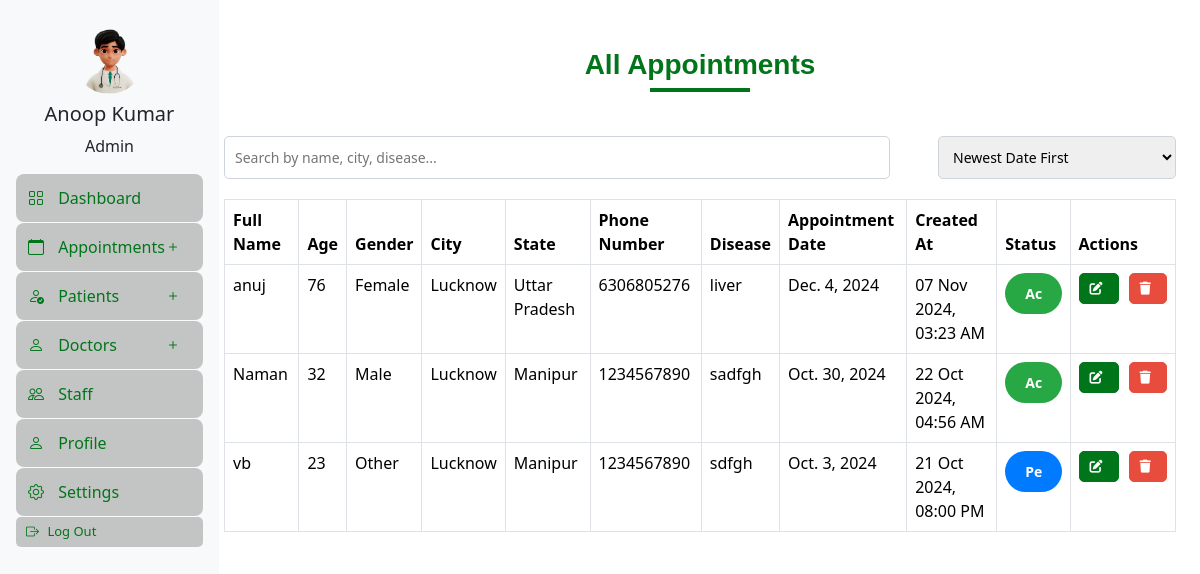
Screenshot of /all_appointments/ with the database file from the repository.
### enquiry_management/models.py (models this page shows, shortened)
class Appointment(models.Model):
    full_name = models.CharField(max_length=255)
    age = models.PositiveIntegerField()
    city = models.CharField(max_length=100)
    state = models.CharField(max_length=100)
    phone_number = models.CharField(max_length=10)
    appointment_date = models.DateField()
    disease = models.TextField(blank=True)
    message = models.TextField(blank=True)
    gender = models.CharField(max_length=10, choices=GENDER_CHOICES)
    created_at = models.DateTimeField(auto_now_add=True)
    status = models.CharField(max_length=20, default='Pending')  # Status field

### enquiry_management/views.py (the view)
# urls.py: path('all_appointments/', views.all_appointments, name='all_appointments'),
def all_appointments(request):
    appointments = Appointment.objects.all().order_by('-appointment_date')
    return render(request, 'all_appointments.html', {'appointments': appointments})

### enquiry_management/templates/all_appointments.html (shortened to what this page needs)
{% extends 'doc_panel.html' %}
{% block doc_panel %}
<link rel="stylesheet" href="https://cdnjs.cloudflare.com/ajax/libs/font-awesome/6.6.0/css/all.min.css"
 />
<div class="container mt-5">
    <div class="text-center mb-4">
        <h2>All Appointments</h2>
    </div>
    <div class="search-sort">
        <input type="text" id="searchInput" placeholder="Search by name, city, disease..." onkeyup="filterTable()">
        <select id="sortSelect" onchange="sortTable()">
            <option value="newest" selected>Newest Date First</option>
        </select>
    </div>
    <div class="table-responsive">
        <table class="table table-bordered table-hover" id="appointmentsTable">
            <thead class="thead-dark">
                <tr>
                    <th>Full Name</th>
                    <th>Age</th>
                    <th>Gender</th>
                    <th>City</th>
                    <th>State</th>
                    <th>Phone Number</th>
                    <th>Disease</th>
                    <th>Appointment Date</th>
                    <th>Created At</th>
                    <th>Status</th>
                    <th>Actions</th>
                </tr>
            </thead>
            <tbody>
                {% for appointment in appointments %}
                    <tr>
                        <td>{{ appointment.full_name }}</td>
                        <td>{{ appointment.age }}</td>
                        <td>{{ appointment.gender }}</td>
                        <td>{{ appointment.city }}</td>
                        <td>{{ appointment.state }}</td>
                        <td>{{ appointment.phone_number }}</td>
                        <td>{{ appointment.disease }}</td>
                        <td>{{ appointment.appointment_date }}</td>
                        <td>{{ appointment.created_at|date:"d M Y, h:i A" }}</td>
                        <td class="status-{{ appointment.status|lower }}">
                            <form method="POST" action="{% url 'update_status' appointment.id %}" style="display: inline;">
                                <select name="status" class="form-control mb-2" onchange="this.form.submit()">
                                    <option value="Pending" {% if appointment.status == 'Pending' %}selected{% endif %}>Pending</option>
                                    <option value="Accepted" {% if appointment.status == 'Accepted' %}selected{% endif %}>Accepted</option>
                                </select>
                            </form>
                        </td>
                        <td>
                            <div class="action-buttons">
                                <a href="{% url 'edit_appointment' appointment.id %}" class="btn btn-primary btn-sm"
                                    data-bs-toggle="tooltip" data-bs-placement="top" title="Edit Appointment"><i
                                    class="fa-solid fa-pen-to-square"></i></a>
                                <button class="btn btn-danger btn-sm" data-bs-toggle="modal" data-bs-target="#deleteModal{{ appointment.id }}" title="Delete Appointment">
                                    <i class="fa-solid fa-trash"></i>
                                </button>
                            </div>
                        </td>
                    </tr>
                {% endfor %}
            </tbody>
        </table>
    </div>
</div>
{% endblock %}

### enquiry_management/templates/doc_panel.html (shortened to what this page needs)
<!doctype html>
<html lang="en">
{% load static %}
<head>
    <link href="https://cdn.jsdelivr.net/npm/bootstrap@5.3.3/dist/css/bootstrap.min.css" rel="stylesheet"
>
    <link href="https://cdnjs.cloudflare.com/ajax/libs/bootstrap-icons/1.8.1/font/bootstrap-icons.min.css"
        rel="stylesheet">
</head>
<body>
    <div class="container-fluid">
        <div class="row">
            <div class="col-md-2 p-0">
                <div class="d-flex flex-column bg-light sidebar d-none d-sm-block"
                    style=" height: 100vh; position: fixed;">
                    <div class="text-center pt-4">
                        <img src="{% static 'images/doc_male.png' %}" alt="Profile" class="rounded-circle" width="70"
                            height="70">
                        <h5 class="mt-2">Anoop Kumar</h5>
                        <p>Admin</p>
                    </div>
                    <ul class="nav flex-column p-3 pt-0">
                        <li class="nav-item">
                            <a class="nav-link" href="{% url 'doc_dashboard' %}">
                                <i class="bi bi-grid"></i> Dashboard
                            </a>
                        </li>
                        <li class="nav-item">
                            <a class="nav-link collapsed" href="#appointmentsSubMenu" data-bs-toggle="collapse"
                                role="button" aria-expanded="false" onclick="toggleIcon(this)">
                                <i class="bi bi-calendar"></i> Appointments <i class="bi bi-plus float-end"></i>
                            </a>
                        </li>
                        <li class="nav-item">
                            <a class="nav-link collapsed" href="#patientsSubMenu" data-bs-toggle="collapse"
                                role="button" aria-expanded="false" onclick="toggleIcon(this)">
                                <i class="bi bi-person-check"></i> Patients <i class="bi bi-plus float-end"></i>
                            </a>
                        </li>
                        <li class="nav-item">
                            <a class="nav-link collapsed" href="#doctorsSubMenu" data-bs-toggle="collapse" role="button"
                                aria-expanded="false" onclick="toggleIcon(this)">
                                <i class="bi bi-person"></i> Doctors <i class="bi bi-plus float-end"></i>
                            </a>
                        </li>
                        <li class="nav-item">
                            <a class="nav-link" href="#">
                                <i class="bi bi-people"></i> Staff
                            </a>
                        </li>
                        <li class="nav-item">
                            <a class="nav-link" href="#">
                                <i class="bi bi-person"></i> Profile
                            </a>
                        </li>
                        <li class="nav-item">
                            <a class="nav-link" href="#">
                                <i class="bi bi-gear"></i> Settings
                            </a>
                        </li>
                        <form method="POST" action="{% url 'logout' %}">
                            <button type="submit" class="nav-link btn">
                                <i class="bi bi-box-arrow-right"></i> Log Out
                            </button>
                        </form>
                    </ul>
                </div>
            </div>
            <div class="col-md-10">
                {% block doc_panel %}
                {% endblock %}
            </div>
        </div>
    </div>
</body>
</html>

### enquiry_management/templates/doc_panel.html (style rules this page uses)
.nav-link { display: block; padding: 12px; font-size: 16px; color: #007519; background-color: #94969485; border-radius: 8px; width: 100%; text-align: left; transition: all 0.3s ease; margin-bottom: 1px; }
.nav-link i { margin-right: 10px; }
.sidebar { overflow-y: auto; scrollbar-width: thin; scrollbar-color: #007519 #f0f5f1; }

### enquiry_management/templates/all_appointments.html (style rules this page uses)
.table-responsive { overflow-x: auto; }
thead { background-color: #007519; color: white; position: sticky; top: 0; z-index: 10; }
tbody tr:nth-child(even) { background-color: #f9f9f9; }
select.form-control { width: 100%; background-color: #f0f5f1; border: none; border-radius: 30px; padding: 10px 20px; font-size: 14px; transition: all 0.3s ease; color: #007519; font-weight: 600; text-align: center; }
.action-buttons { display: flex; justify-content: center; gap: 10px; }
.btn { border-radius: 5px; padding: 5px 10px; font-size: 13px; transition: all 0.3s ease; }
.btn-primary { background-color: #007519; border-color: #007519; }
.btn-danger { background-color: #e74c3c; border-color: #e74c3c; }
.btn i { margin-right: 5px; }
.search-sort { display: flex; justify-content: space-between; align-items: center; margin-bottom: 20px; }
.search-sort input { width: 70%; padding: 10px; border-radius: 5px; border: 1px solid #ced4da; font-size: 14px; transition: all 0.2s ease-in-out; }
.search-sort select { width: 25%; padding: 10px; border-radius: 5px; border: 1px solid #ced4da; font-size: 14px; }
h2 { font-family: 'Poppins', sans-serif; font-weight: 700; color: #007519; position: relative; font-size: 28px; display: inline-block; padding-bottom: 10px; margin-bottom: 20px; text-align: center; animation: fadeInDown 1s ease; }
h2::after { content: ""; position: absolute; width: 100px; height: 4px; background-color: #007519; bottom: 0; left: 50%; transform: translateX(-50%); animation: slideIn 1s ease forwards; }
.table-bordered th, .table-bordered td { border: 1px solid #dee2e6; }
.table-bordered th { font-weight: 600; }
.status-pending select.form-control { background-color: #007bff; color: white; }
.status-accepted select.form-control { background-color: #28a745; color: white; }

### rows the page displays
Appointment: full_name "anuj", age "76", gender "Female", city "Lucknow", state "Uttar Pradesh", phone_number "6306805276", disease "liver", appointment_date "Dec. 4, 2024", created_at "07 Nov 2024, 03:23 AM", status "Accepted"
Appointment: full_name "Naman", age "32", gender "Male", city "Lucknow", state "Manipur", phone_number "1234567890", disease "sadfgh", appointment_date "Oct. 30, 2024", created_at "22 Oct 2024, 04:56 AM", status "Accepted"
Appointment: full_name "vb", age "23", gender "Other", city "Lucknow", state "Manipur", phone_number "1234567890", disease "sdfgh", appointment_date "Oct. 3, 2024", created_at "21 Oct 2024, 08:00 PM", status "Pending"
